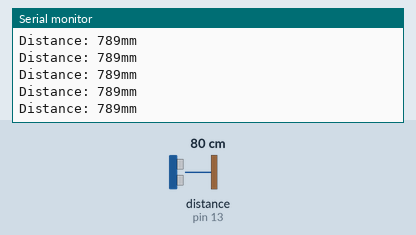
A sketch run on a simulated Arduino Uno, built with avr-gcc and run on an emulated ATmega328P. On the bench: the last lines printed to the serial monitor. Wiring (inferred from the names in the program): ultrasonic range finder: trigger pin 11; echo pin 13. The inputs (shaded band) are chosen by the test bench; at power-on: distance to the obstacle (sensor on pin 13) 80 cm. The echo pulse lasts 58.3 µs per cm.

Above: at 1.2 s.
1.3 s: distance to the obstacle (sensor on pin 13) set to 2 cm
At 2.1 s:
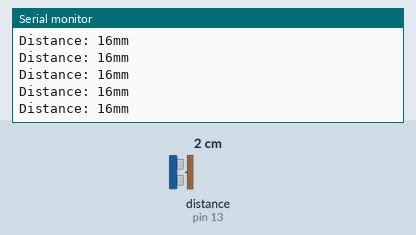
4.3 s: distance to the obstacle (sensor on pin 13) set to 120 cm
At 4.8 s:
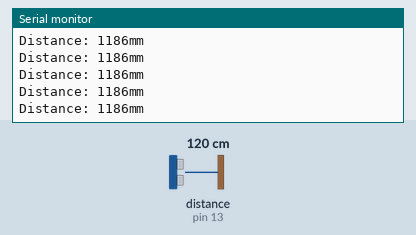
7.3 s: distance to the obstacle (sensor on pin 13) set to 18 cm
At 8.4 s:
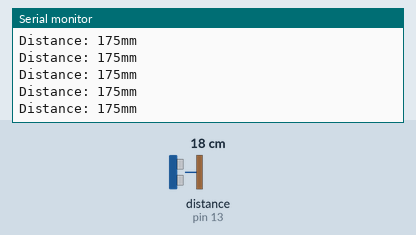
10.3 s: distance to the obstacle (sensor on pin 13) set to 250 cm
At 11.3 s:
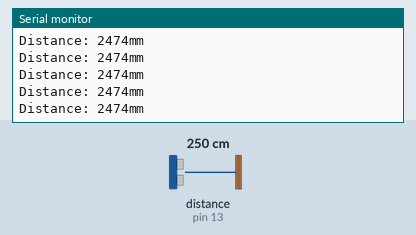
Timing chart, 0 to 13.3 s (numbered marks = the images above; inputs shaded):
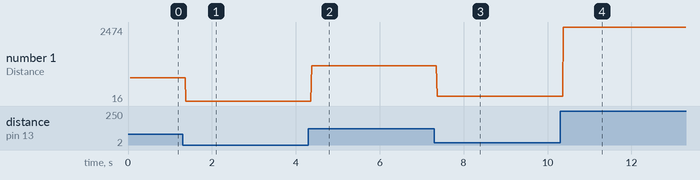

The sketch:

Sensor_Calibration_Code.ino
```cpp
#define echoPin 13
#define trigPin 11

long duration;
int distance;

void setup() {
  pinMode(trigPin, OUTPUT);
  pinMode(echoPin, INPUT);
  Serial.begin(9600);
  Serial.println("Ultrasonic Sensor HC-SR04 Test");
  Serial.println("with Arduino UNO R3");
}
void loop() {

  digitalWrite(trigPin, LOW);
  delayMicroseconds(2);

  digitalWrite(trigPin, HIGH);
  delayMicroseconds(10);
  digitalWrite(trigPin, LOW);

  duration = pulseIn(echoPin, HIGH);

  distance = duration * 0.34 / 2;

  Serial.print("Distance: ");
  Serial.print(distance);
  Serial.println("mm");

}

double sideX(double yDist, double sensorDist) {
  return sqrt(sensorDist * sensorDist - yDist * yDist);

}
```

Measured:
- after the input at 1.3 s, the serial monitor: prints a new line after 0.08 s (image 1)
- after the input at 4.3 s, the serial monitor: prints a new line after 0.08 s (image 2)
- after the input at 7.3 s, the serial monitor: prints a new line after 0.07 s (image 3)
- after the input at 10.3 s, the serial monitor: prints a new line after 0.08 s (image 4)
- plotted number 1: 789 → 16 after the input at 1.3 s, 16 → 1186 after the input at 4.3 s, 1186 → 175 after the input at 7.3 s, 175 → 2474 after the input at 10.3 s
